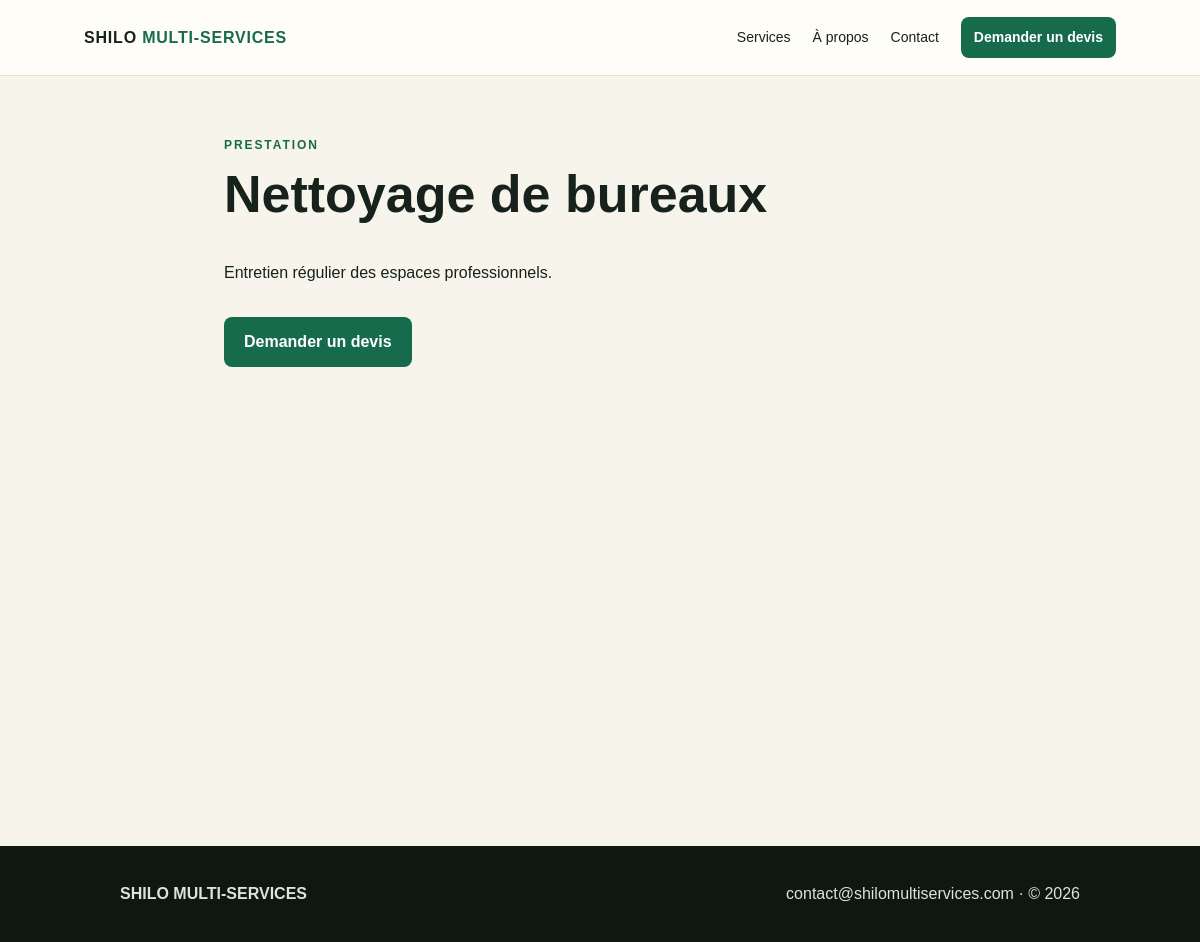
The app's page /services/1/ with its own data.
### services/models.py (models this page shows, shortened)
class Service(models.Model):
    name = models.CharField(max_length=120)
    short_description = models.CharField(max_length=255)
    description = models.TextField(blank=True)
    active = models.BooleanField(default=True)

### services/views.py (the view)
# urls.py: urlpatterns=[path('',views.home,name='home'),path('devis/',views.quote,name='quote'),path('contact/',views.contact,name='contact'),path('services/<int:pk>/',views.detail,name='detail')]
def detail(request,pk): return render(request,'service_detail.html',{'service':get_object_or_404(Service,pk=pk,active=True)})

### templates/service_detail.html
{% extends 'base.html' %}{% block content %}<section class="form"><p class="eyebrow">PRESTATION</p><h1>{{service.name}}</h1><p>{{service.description|linebreaks}}</p><a class="btn" href="{% url 'quote' %}">Demander un devis</a></section>{% endblock %}

### static/css/site.css (style rules this page uses)
:root { --green:#176b4d;--dark:#17221d;--cream:#f7f4ec;--gold:#d6ad55 }
* { box-sizing:border-box }
body { margin:0;font-family:Arial,sans-serif;color:var(--dark);background:var(--cream);line-height:1.6 }
.btn { display:inline-block;background:var(--green);color:white!important;border:0;border-radius:8px;padding:12px 20px;text-decoration:none;font-weight:700;cursor:pointer }
h1 { font-size:clamp(44px,6vw,72px);line-height:1.05;margin:12px 0 22px }
.eyebrow { font-size:12px;letter-spacing:.16em;font-weight:800;color:var(--green) }
.form { max-width:800px;min-height:650px;margin:60px auto;padding:0 24px }
.form h1 { font-size:52px }
.form p { display:flex;flex-direction:column;gap:7px }

### records on screen
Service: name "Nettoyage de bureaux", description "Entretien régulier des espaces professionnels."
